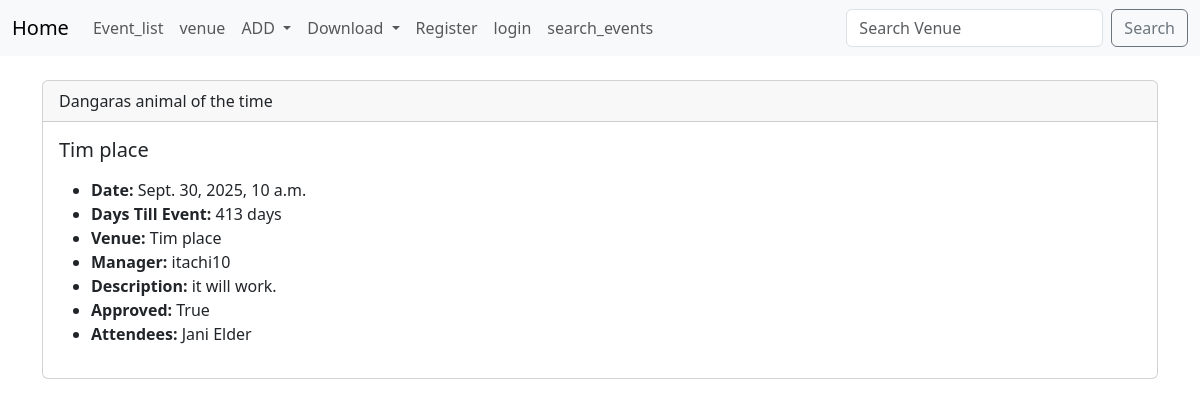
The app's page /step1/events with its own data.
### step1/models.py (models this page shows)
class Event(models.Model):
    name = models.CharField('Event Name', max_length=120)
    event_date = models.DateTimeField('Event_date')
    venue = models.ForeignKey(Venue, blank=True, null=True, on_delete=models.CASCADE)
    manager = models.ForeignKey(User, blank=True, null=True, on_delete=models.SET_NULL)
    description = models.TextField(blank=True)
    attendees = models.ManyToManyField(MyclubUser, blank=True)
    approved = models.BooleanField('Approved', default=False)
    def __str__(self):
        return self.name
    @property
    def Days_till(self):
        today = date.today()
        days_till = self.event_date.date() - today
        days_till_stripped = str(days_till).split(",",1)[0]
        return days_till_stripped

class Venue(models.Model):
    name = models.CharField('Venue Name', max_length=120)
    address = models.CharField(max_length=300)
    zip_code =models.CharField('Zip Code', max_length=15)
    phone = models.CharField('Contact Phone', max_length=25, blank=True)
    web = models.URLField('Website Address', blank=True)
    email_address = models.EmailField('Email Address', blank=True)
    owner = models.IntegerField("Venue Owner", blank=False, default=1)
    venue_image = models.ImageField(null=True, blank=True, upload_to="images/")
    def __str__(self):
            return self.name

class MyclubUser(models.Model):
    first_name = models.CharField(max_length=30)
    last_name = models.CharField(max_length=30)
    email = models.EmailField('User Email')
    def __str__(self):
            return self.first_name + ' ' + self.last_name

### step1/views.py (the view)
# urls.py: path("events", views.all_events, name="event_list"),
def all_events(request):
    event_list = Event.objects.all().order_by('-event_date')
    return render(request, "step1/event_list.html",{
        "event_list":event_list
    })

### step1/templates/step1/event_list.html (shortened to what this page needs)
{% extends 'step1/layout.html' %}
{% block body %}
<br>
{% for event in event_list %}
{% if event.approved %}
    <div class="card">
    <div class="card-header">
        {{ event }}
    </div>
    <div class="card-body">
        <h5 class="card-title">{{ event.venue }}</h5>
        <p class="card-text">
                <ul>
                    <li> <b>Date:</b> {{ event.event_date }} </li>
                    <li> <b>Days Till Event:</b> {{ event.Days_till }}</li>                    <li> <b>Venue:</b> {{ event.venue }} </li>
                    <li> <b>Manager:</b> {{ event.manager }} </li>
                    <li> <b>Description:</b> {{ event.description }} </li>
                    <li><b>Approved:</b> {{ event.approved }}</li>
                    {% for user in event.attendees.all %}
                        <li> <b>Attendees:</b> {{ user }} </li>
                    {% endfor%}
            </ul>
        </p>
    </div>
    </div>
<br>
{% endif %}
{% endfor %}
{% endblock %}

### records on screen
Event: name "Dangaras animal of the time", venue "Tim place", event_date "Sept. 30, 2025, 10 a.m.", Days_till "413 days", manager "itachi10", description "it will work.", approved "True"
MyclubUser: first_name+last_name "Jani Elder"
